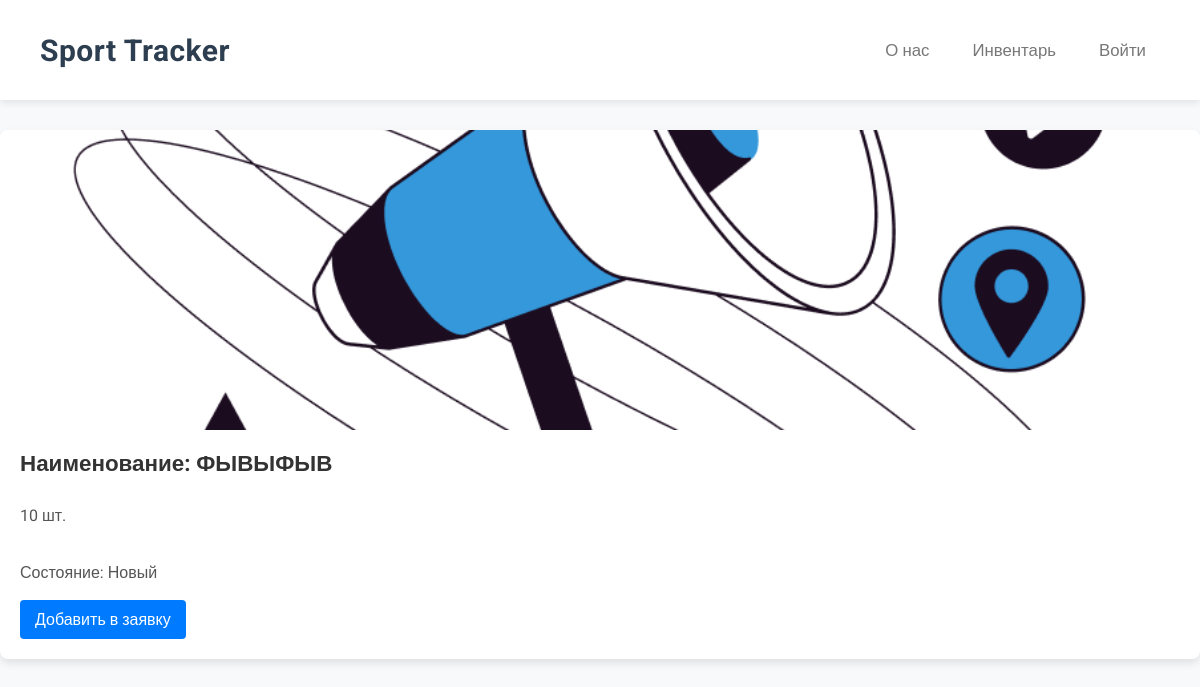
The app's page /catalog/, older data.
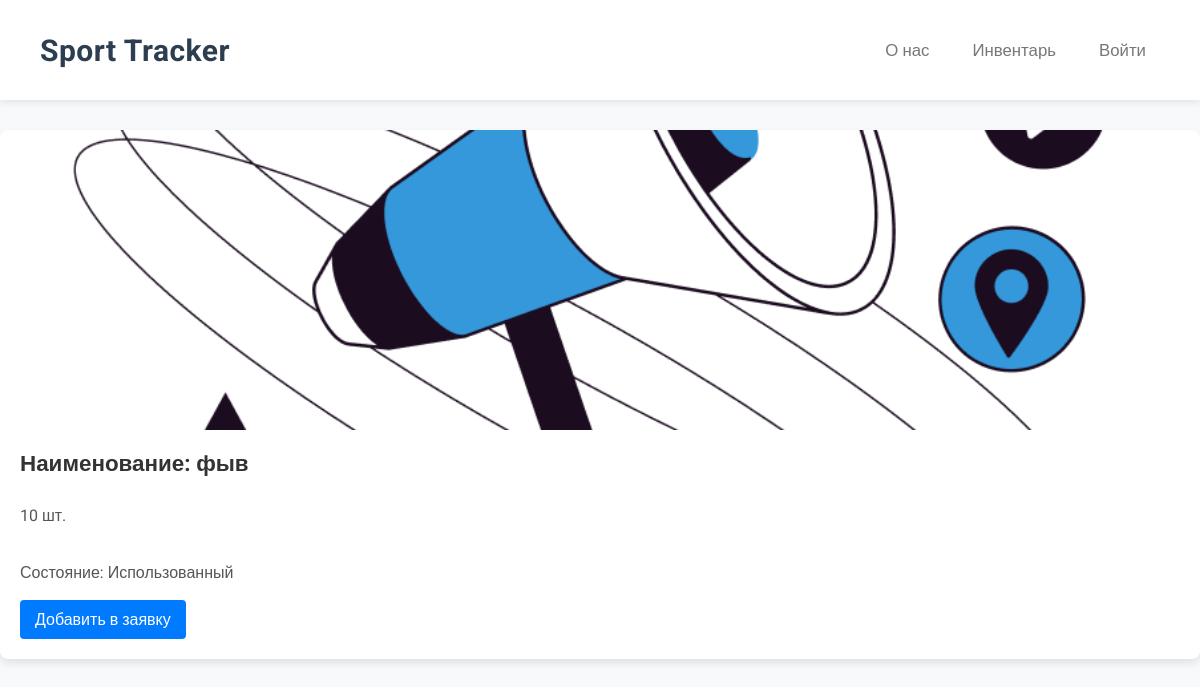
The same page, newer data.
### main/models.py (models this page shows, shortened)
class Votings(models.Model):
    author = models.ForeignKey(User, on_delete=models.CASCADE)
    image = models.ImageField(upload_to=get_image_upload_path, blank=True, null=True)
    name = models.TextField()
    questions_number = models.IntegerField()
    type_of_voting = models.TextField()

### main/views.py (the view)
# urls.py: path('catalog/', catalog, name='catalog'),
def catalog(request):
    categories = Votings.objects.all()
    context = {
        "categories": categories,
        "is_admin": False,
    }
    if request.user.is_superuser:
        context["is_admin"] = True
    data = []
    for category in categories:
        directory = f"main/uploads/votings/admin/{category.id}"
        url_to_header = ""
        if len(os.listdir(directory)) != 0:
            url_to_header = f"/uploads/votings/admin/{category.id}/{os.listdir(directory)[0]}"
        data.append({"category": category, "url_to_header": url_to_header})
    context["data"] = data
    if request.method == 'GET':
        sku = request.GET.get('sku')
        if not sku:
            return render(request, 'catalog.html', context)
    return render(request, 'catalog.html', context)

### main/templates/catalog.html (shortened to what this page needs)
{% load static %}
<!DOCTYPE html>
<html lang="en">
<head>
    <link rel="stylesheet" href="{% static 'catalog_cards.css' %}">
    <link rel="stylesheet" href="{% static 'header.css' %}">
</head>
{% include 'header.html' %}
<body>
    <div class="container">
        {% for category in data %}
        <div class="item">
          <div class="wrapper exmpl"><img src="{{ category.url_to_header }}" alt="Шапка опроса"></div>
          <div class="card">
            <h3>Наименование: {{category.category.name}}</h3>
            <p>{{category.category.questions_number }} шт.</p>
             {% if category.category.type_of_voting == "one" %}
                <p>Состояние: Новый</p>
              {% elif category.category.type_of_voting == "multi" %}
                <p>Состояние: Использованный</p>
              {% else %}
                <p>Состояние: Сломанный</p>
              {% endif %}
              {% if is_admin %}
                  <a class="card_link" href="{% url 'voting'%}?id={{category.category.id}}">Изменить</a>
              {% else %}
                  <a class="card_link" href="{% url 'voting'%}?id={{category.category.id}}">Добавить в заявку</a>
              {% endif %}
          </div>
        </div>
        {% endfor %}
    </div>
</body>
</html>

### main/templates/header.html
<header id="header">
    <a class="logo" href="{% url 'index1' %}">Sport Tracker</a>
    <div class="menu">
            <a class="options" href="{% url 'about_us' %}">О нас</a>
            <a class="options" href="{% url 'catalog' %}">Инвентарь</a>
            {% if request.user.is_authenticated %}
            <a class="options" href="{% url 'applications' %}">Мои заявки</a>
            <a class="options" href="{% url 'profile' %}">Профиль</a>
            {% else %}
            <a class="options" href="{% url 'sign_in' %}">Войти</a>
            {% endif %}
    </div>
</header>

### main/static/catalog_cards.css (style rules this page uses)
body { margin: 0; font-family: 'Roboto', sans-serif; justify-content: center; align-items: center; min-height: 100vh; background-color: #f8f9fa; }
.container { display: flex; margin-left: auto; margin-right: auto; margin-top: 30px; flex-wrap: wrap; justify-content: center; max-width: 1200px; width: 100%; gap: 20px; }
.item { flex: 1 1 300px; background-color: #ffffff; border-radius: 8px; box-shadow: 0 4px 8px rgba(0, 0, 0, 0.1); overflow: hidden; display: flex; flex-direction: column; transition: transform 0.3s ease; }
.card { padding: 20px; display: flex; flex-direction: column; flex: 1; }
.card h3 { margin-top: 0; margin-bottom: 10px; font-size: 1.4em; color: #333333; }
.card p { margin-bottom: 15px; color: #555555; line-height: 1.6; flex: 1; }
.card_link { text-decoration: none; background-color: #007bff; color: white; padding: 10px 15px; border-radius: 4px; align-self: flex-start; transition: background-color 0.3s ease; }

### main/static/header.css (style rules this page uses)
#header { display: flex; justify-content: space-between; align-items: center; padding: 15px 20px; background-color: #fff; box-shadow: 0 2px 8px rgba(0, 0, 0, 0.1); position: sticky; top: 0; height: 100px; z-index: 1000; transition: background-color 0.3s ease; font-family: 'Roboto', sans-serif; box-sizing: border-box; }
.logo { font-size: 30px; font-weight: 700; text-decoration: none; color: #2c3e50; transition: color 0.3s ease; letter-spacing: 0.5px; }
.menu { display: flex; gap: 10px; flex-wrap: nowrap; justify-content: flex-end; }
.options { text-decoration: none; color: #777; font-weight: 500; transition: color 0.3s ease, background-color 0.3s ease; padding: 8px 12px; border-radius: 4px; white-space: nowrap; flex-shrink: 0; }
@media (min-width: 1024px) and (max-width: 1439px) { #header { padding: 20px 40px; } }
@media (min-width: 1024px) and (max-width: 1439px) { .menu { gap: 15px; justify-content: flex-end; } }
@media (min-width: 1024px) and (max-width: 1439px) { .options { font-size: 1.05em; padding: 9px 14px; } }

### main/templates/catalog.html (style rules this page uses)
.wrapper { width: auto; height: 300px; }
.exmpl { overflow: hidden; display: flex; justify-content: center; align-items: center; }
.exmpl img { height: auto; width: 100%; }

Row changes from the older to the newer data that the page shows:
changed Votings: category.name "ФЫВЫФЫВ" → "фыв"; type_of_voting "Состояние: Новый" → "Состояние: Использованный"
